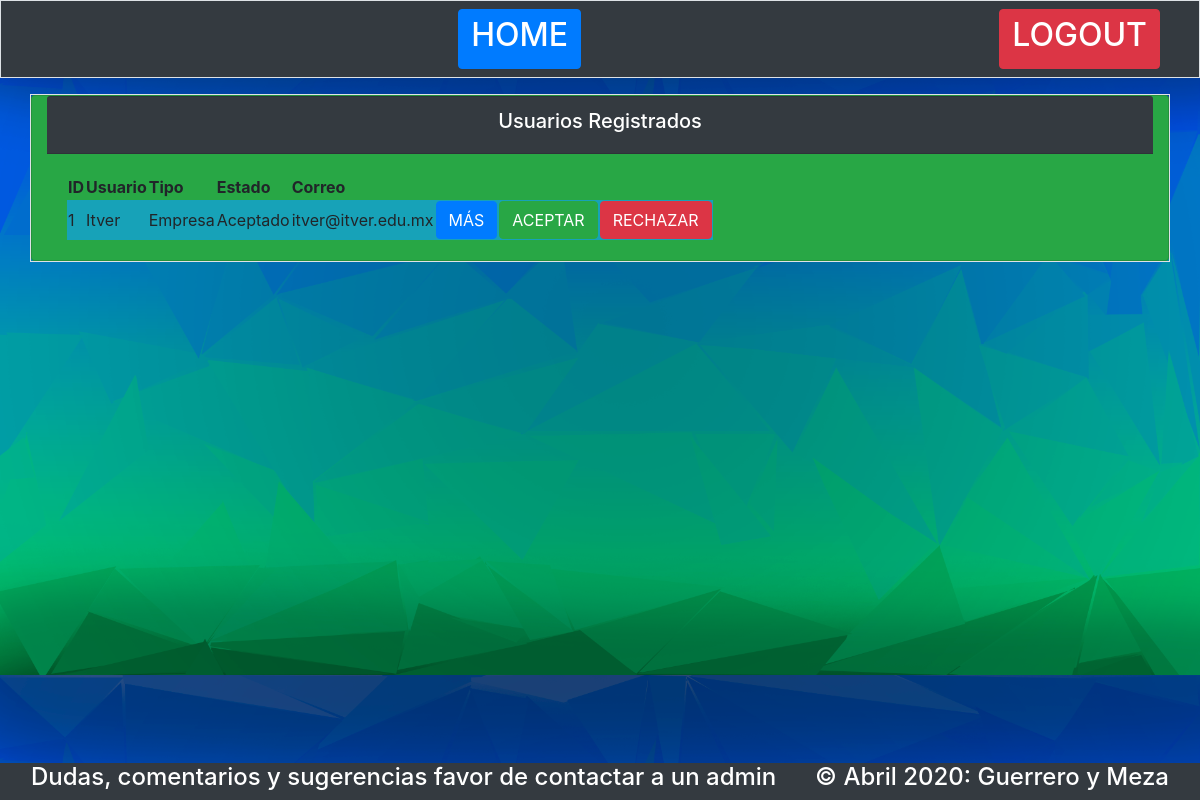
Page /requests/usuarios.php (signed in) on the committed database.
### tables this page shows
CREATE TABLE usuario(
	id int PRIMARY KEY AUTO_INCREMENT NOT NULL,
	username char(12) UNIQUE NOT NULL,
	password char(12) NOT NULL,
	correo char(64) UNIQUE NOT NULL,
	tipo tinyint NOT NULL,
	estado tinyint NOT NULL
);

### requests/usuarios.php (the view, shortened to what this page needs)
<?php
    require_once '../includes/header.php';
    require_once '../bd/conexion.php';
    $sqlSelect = 'SELECT id, username, correo, tipo, estado FROM usuario WHERE tipo!=0';
    $stmt = $conn->prepare($sqlSelect);
    $stmt->execute();
    $recordSet = $stmt->get_result();
    $tabla = '<table id="miTabla" class="table table-bordered table-striped table-hover">';
    $tabla.= '<thead class="thead-dark">';
    $tabla.= '<tr>';
    $tabla.= '<th>ID</th>';
    $tabla.= '<th>Usuario</th>';
    $tabla.= '<th>Tipo</th>';
    $tabla.= '<th>Estado</th>';
    $tabla.= '<th>Correo</th>';
    $tabla.= '<th colspan="3" class="text-center"></th>';
    $tabla.= '</tr>';
    $tabla.= '</thead>';
    $tabla.= '<tbody>';
    if($recordSet->num_rows>0){
        $numUsuario = 1;
        while($row = $recordSet->fetch_assoc()){
            $id_Usuario = $row['id'];
            $tipo = $row['tipo']==1?'Empresa':($row['tipo']==2?'Alumno':'Profesor');
            $estado = $row['estado']==0?'En revisión':($row['estado']==1?'Aceptado':'Rechazado');
            $tabla.= '<tr class="bg-info">';
            $tabla.= '<td>'.$numUsuario.'</td>';
            $tabla.= '<td>'.$row['username'].'</td>';
            $tabla.= '<td>'.$tipo.'</td>';
            $tabla.= '<td>'.$estado.'</td>';
            $tabla.= '<td>'.$row['correo'].'</td>';
            $tabla.=    '<td>
                            <a href="usuario.php?id='.$id_Usuario.'&tipo='.$row['tipo'].'" class="btn btn-primary btn-sm text-white">
                                MÁS
                            </a>
                        </td>';
            $tabla.=    '<td>
                            <a href="aceptarUsuario.php?id='.$id_Usuario.'" class="btn btn-success btn-sm text-white">
                                ACEPTAR
                            </a>
                        </td>';
            $tabla.=    '<td>
                            <a href="rechazarUsuario.php?id='.$id_Usuario.'" class="btn btn-danger btn-sm text-white">
                                RECHAZAR
                            </a>
                        </td>';
            $tabla.= '</tr>';
            $numUsuario += 1;
        }
    } else {
        $tabla.= '<tr>';
        $tabla.= '<td colspan="5" class="text-center">NO HAY USUARIOS...</td>';
        $tabla.= '</tr>';
    }
    $tabla.= '</tbody>';
    $tabla.= '</table>';
    require_once 'usuariosForma.php';
    require_once '../includes/piepagina.php';
    require_once '../includes/footer.php';
?>

### requests/usuariosForma.php (style rules this page uses)
body { background-image: url('../img/fondo1.png'); background-size: cover; }

### rows in the picture
usuario: username "Itver", tipo "Empresa", estado "Aceptado", correo "itver@itver.edu.mx"
